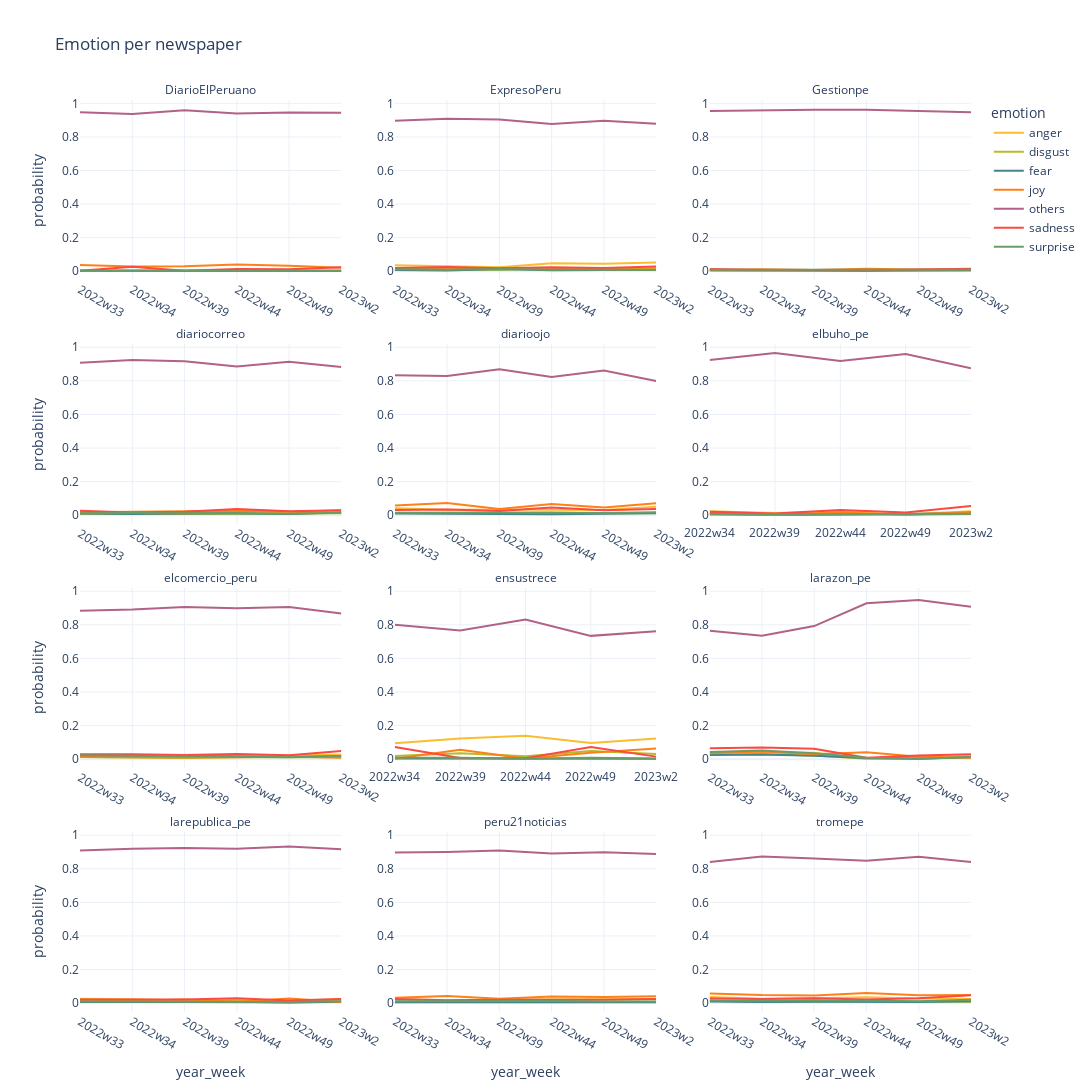

Notebook code for this chart:
### Code cell
fig = px.line(
    emotion_prob,
    x="year_week",
    y="probability",
    facet_col="newspaper",
    facet_col_wrap=3,
    facet_col_spacing=0.06,
    color="emotion",
    color_discrete_sequence=gruvbox_colors,
    title="Emotion per newspaper",
    height=1600,
    width=1600
    )

fig.for_each_annotation(lambda a: a.update(text=f"{a.text.split('=')[-1]}"))
fig.update_xaxes(matches=None, showticklabels=True)
fig.update_yaxes(showticklabels=True)

fig.write_html(f"{BASE_DIR}/reports/emotion-prob_bar-{TIME_STAMPS[0]}-{TIME_STAMPS[-1]}.html")

fig.show()
